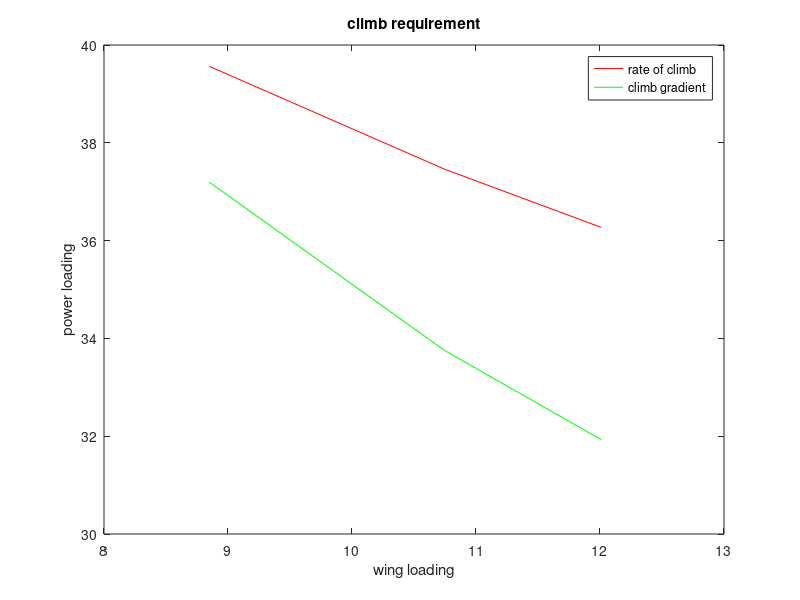

The MATLAB script that drew this image:
%Thiet ke may bay
%Drag Polar Determination

disp('Drag Polar for Clean configuration')
disp('----------------')

%One engine Prop
c = 1.0892;
d = 0.5147;
WTO = 1642.5;
Swet = 10^(c + d*log10(WTO));

%Table 3.4 for regression line
cf = 0.005; %Figure 3.21 estimated
a = -2.3010;
b = 1.0000;
f = 10^(a + b*log10(Swet));

%Other parameters
S = 168; %wing area for typical airplanes in ft^2
AR = 8.5; %Aspect ratio
e = 0.85; %from table 3.6 for clean

disp('zero-lift drag coefficient')
CD0 = f/S
k = 1/(pi*AR*e);
%CD = CD0 + k*CL^2

%additional zero-lift drag coeff
dCDTO = 0.015;   %take-off flaps
dCDLF = 0.065;   %landing flaps
dCDLG = 0.020;   %landing gear

%Sizing to rate of climb
%config: gear up, take-off flaps, max. cont. power on all engines
sigma = 1.0;     %sea level
RC = 300;
CD0c = CD0 + dCDTO;
LDmax = 1.345*(AR*e)^0.75/CD0c^0.25;
%RCP = [0.8/WP-(WS^0.5/(19*LDmax*sqrt(sigma)))]= RC/33000
WS = [8.8488 10.7449 12.0090];
WPrc = 0.8./[RC/33000+(WS.^0.5/(19*LDmax*sqrt(sigma)))];
figure
plot(WS,WPrc,'r')
title('climb requirement')
xlabel('wing loading')
ylabel('power loading')
hold on

%Sizing to climb gradient
%Config: gear up, take-off flaps, max. cont. power on all engines
CGR = 0.0833;
CLc = 1.6;
LDc = CLc/(CD0c + k*CLc^2);
CGRP = (CGR + 1/LDc)/sqrt(CLc);
%WP*WS^0.5 = 18.97*0.8*sqrt(sigma)/CGRP
WPcgr = (18.97*0.8*sqrt(sigma)/CGRP)./WS.^0.5
plot(WS,WPcgr,'g')
hold on
legend('rate of climb','climb gradient')